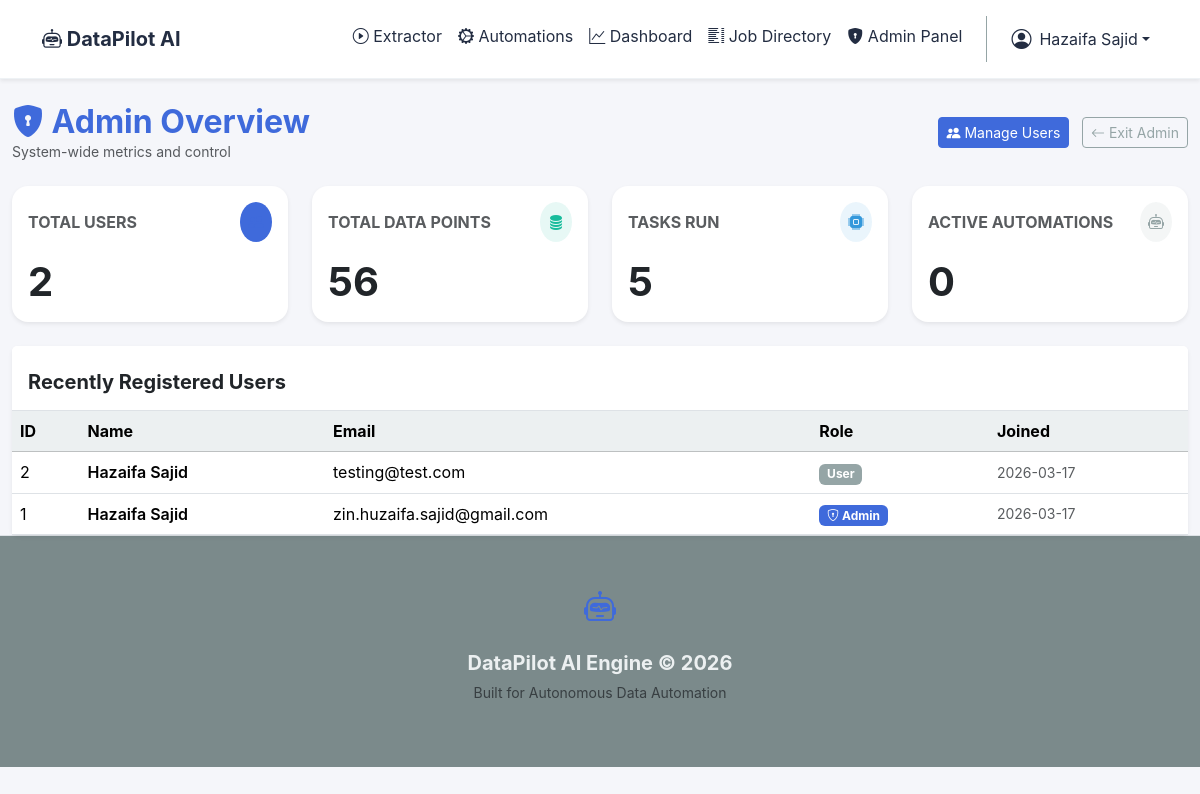
The page /admin/ (signed in) on the database its author committed.
### models.py (models this page shows)
class User(db.Model):
    id = db.Column(db.Integer, primary_key=True)
    name = db.Column(db.String(100), nullable=False)
    purpose = db.Column(db.String(255))
    email = db.Column(db.String(120), unique=True, nullable=False)
    password_hash = db.Column(db.String(255), nullable=False)
    is_admin = db.Column(db.Boolean, default=False)
    created_at = db.Column(db.DateTime, default=datetime.utcnow)
    automations = db.relationship('AutomationSchedule', backref='user', lazy=True)

### admin.py (the view)
@admin_bp.route('/')
def admin_dashboard():
    total_users = User.query.count()
    total_tasks = ScrapeTask.query.count()
    total_jobs = JobListing.query.count()
    total_automations = AutomationSchedule.query.count()
    recent_users = User.query.order_by(User.created_at.desc()).limit(5).all()
    return render_template('admin/dashboard.html',
                           total_users=total_users,
                           total_tasks=total_tasks,
                           total_jobs=total_jobs,
                           total_automations=total_automations,
                           recent_users=recent_users)

### admin.py (called while the page is built)
def admin_required(f):
    @wraps(f)
    def decorated_function(*args, **kwargs):
        if 'user_id' not in session or not session.get('is_admin'):
            flash('You do not have permission to access the admin panel.', 'danger')
            return redirect(url_for('index'))
        return f(*args, **kwargs)
    return decorated_function

@admin_bp.before_request
@admin_required
def before_request():
    pass # All routes in this blueprint require admin

### templates/admin/dashboard.html
{% extends 'base.html' %}
{% block content %}
<div class="d-flex justify-content-between align-items-center mb-4">
    <div>
        <h3 class="fw-bold mb-0 text-primary"><i class="bi bi-shield-lock-fill"></i> Admin Overview</h3>
        <p class="text-muted small mb-0">System-wide metrics and control</p>
    </div>
    <div>
        <a href="{{ url_for('admin.manage_users') }}" class="btn btn-primary btn-sm me-2"><i class="bi bi-people-fill"></i> Manage Users</a>
        <a href="{{ url_for('scraper_app') }}" class="btn btn-outline-secondary btn-sm"><i class="bi bi-arrow-left"></i> Exit Admin</a>
    </div>
</div>
<div class="row g-4 mb-4">
    <div class="col-md-3">
        <div class="card border-0 shadow-sm rounded-4 h-100">
            <div class="card-body">
                <div class="d-flex justify-content-between align-items-center mb-3">
                    <h6 class="text-muted mb-0 fw-bold text-uppercase">Total Users</h6>
                    <div class="bg-primary bg-opacity-10 text-primary p-2 rounded-circle">
                        <i class="bi bi-people-fill"></i>
                    </div>
                </div>
                <h2 class="fw-bold mb-0">{{ total_users }}</h2>
            </div>
        </div>
    </div>
    <div class="col-md-3">
        <div class="card border-0 shadow-sm rounded-4 h-100">
            <div class="card-body">
                <div class="d-flex justify-content-between align-items-center mb-3">
                    <h6 class="text-muted mb-0 fw-bold text-uppercase">Total Data Points</h6>
                    <div class="bg-success bg-opacity-10 text-success p-2 rounded-circle">
                        <i class="bi bi-database-fill"></i>
                    </div>
                </div>
                <h2 class="fw-bold mb-0">{{ total_jobs }}</h2>
            </div>
        </div>
    </div>
    <div class="col-md-3">
        <div class="card border-0 shadow-sm rounded-4 h-100">
            <div class="card-body">
                <div class="d-flex justify-content-between align-items-center mb-3">
                    <h6 class="text-muted mb-0 fw-bold text-uppercase">Tasks Run</h6>
                    <div class="bg-info bg-opacity-10 text-info p-2 rounded-circle">
                        <i class="bi bi-cpu-fill"></i>
                    </div>
                </div>
                <h2 class="fw-bold mb-0">{{ total_tasks }}</h2>
            </div>
        </div>
    </div>
    <div class="col-md-3">
        <div class="card border-0 shadow-sm rounded-4 h-100">
            <div class="card-body">
                <div class="d-flex justify-content-between align-items-center mb-3">
                    <h6 class="text-muted mb-0 fw-bold text-uppercase style">Active Automations</h6>
                    <div class="bg-secondary bg-opacity-10 text-secondary p-2 rounded-circle">
                        <i class="bi bi-robot"></i>
                    </div>
                </div>
                <h2 class="fw-bold mb-0">{{ total_automations }}</h2>
            </div>
        </div>
    </div>
</div>
<div class="card border-0 shadow-sm">
    <div class="card-header bg-white border-bottom pt-4 pb-3">
        <h5 class="fw-bold mb-0">Recently Registered Users</h5>
    </div>
    <div class="card-body p-0">
        <div class="table-responsive">
            <table class="table table-hover align-middle mb-0">
                <thead class="table-light">
                    <tr>
                        <th>ID</th>
                        <th>Name</th>
                        <th>Email</th>
                        <th>Role</th>
                        <th>Joined</th>
                    </tr>
                </thead>
                <tbody>
                    {% for u in recent_users %}
                    <tr>
                        <td>{{ u.id }}</td>
                        <td class="fw-semibold">{{ u.name }}</td>
                        <td>{{ u.email }}</td>
                        <td>
                            {% if u.is_admin %}
                            <span class="badge bg-primary"><i class="bi bi-shield-lock"></i> Admin</span>
                            {% else %}
                            <span class="badge bg-secondary">User</span>
                            {% endif %}
                        </td>
                        <td class="text-muted small">{{ u.created_at.strftime('%Y-%m-%d') }}</td>
                    </tr>
                    {% endfor %}
                </tbody>
            </table>
        </div>
    </div>
</div>
{% endblock %}

### static/style.css (style rules this page uses)
body { background-color: #f5f6fa; font-family: 'Inter', -apple-system, sans-serif; }
.text-primary { color: #3f6adb !important; }
.bg-primary { background-color: #3f6adb !important; }
.btn-primary { background-color: #3f6adb !important; border-color: #3f6adb !important; color: white !important; }

### rows shown on the page
User: id "2", name "Hazaifa Sajid", email "testing@test.com", is_admin "User", created_at "2026-03-17"
User: id "1", name "Hazaifa Sajid", email "zin.huzaifa.sajid@gmail.com", is_admin True (drawn), created_at "2026-03-17"

### other values the page prints
{{ session.get('user_name', 'User') }} "Hazaifa Sajid"
{{ total_users }} "2"
{{ total_jobs }} "56"
{{ total_tasks }} "5"
{{ total_automations }} "0"
